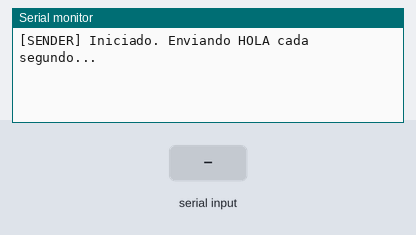
Bench run of a sketch on a simulated Arduino Uno, built with avr-gcc and run on an emulated ATmega328P. On the bench: the last lines printed to the serial monitor. The test bench sets the inputs (shaded band).

Above: at 2.2 s.
2.3 s: "1\n" received over Serial
At 3.2 s:
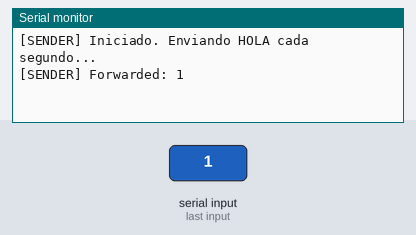
3.8 s: "0\n" received over Serial
At 4.3 s:
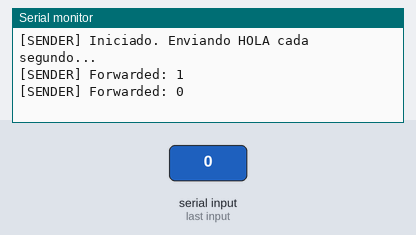
5.3 s: "2\n" received over Serial
At 6.6 s:
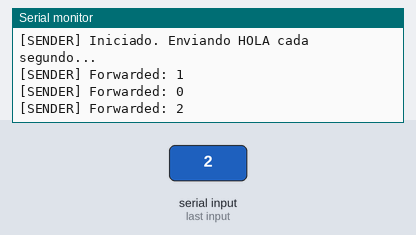

The sketch:

SimpleSender.ino
```cpp
// SimpleSender.ino - Arduino Nano
// Envía "HOLA" cada segundo al Uno usando SoftwareSerial

#include <SoftwareSerial.h>

// RX en pin 11, TX en pin 10
SoftwareSerial serialSoft(11, 10);  // RX, TX

void setup() {
  Serial.begin(9600);  // Para debugging en Serial Monitor (USB)
  serialSoft.begin(4800);  // Comunicación con Uno
  delay(1000);
  Serial.println("[SENDER] Iniciado. Enviando HOLA cada segundo...");
}

void loop() {
  // Si llega algo por USB (desde Python), leer y reenviar por SoftwareSerial
  if (Serial.available() > 0) {
    String msg = Serial.readStringUntil('\n');
    msg.trim();
    if (msg.length() > 0) {
      serialSoft.println(msg);
      Serial.print("[SENDER] Forwarded: ");
      Serial.println(msg);
    }
  }

  // Heartbeat ocasional para diagnóstico (cada 10s)
  static unsigned long lastHeartbeat = 0;
  if (millis() - lastHeartbeat > 10000) {
    serialSoft.println("HOLA");
    Serial.println("[SENDER] Enviado: HOLA");
    lastHeartbeat = millis();
  }
}
```

Measured:
- after the input at 2.3 s, the serial monitor: prints a new line at once (image 1)
- after the input at 3.8 s, the serial monitor: prints a new line at once (image 2)
- after the input at 5.3 s, the serial monitor: prints a new line at once (image 3)
